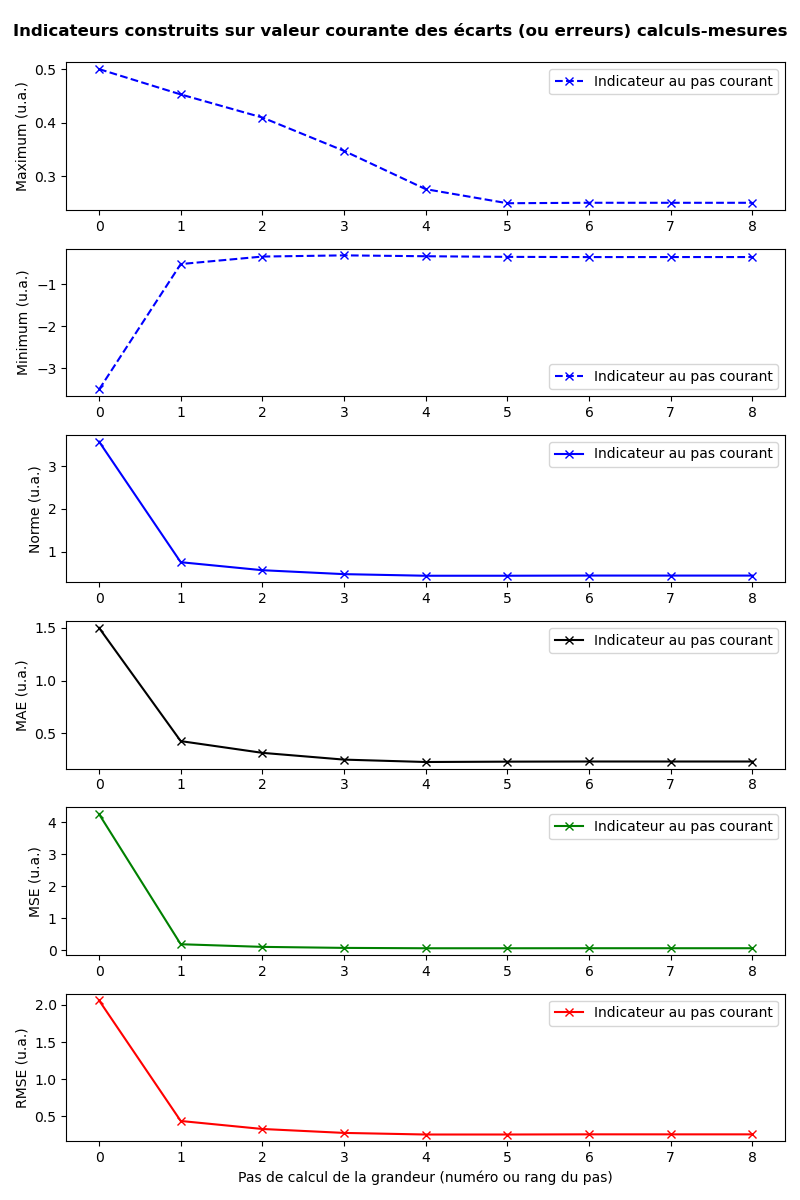

Recreate this plot in Python.
# -*- coding: utf-8 -*-
#
from matplotlib import pyplot as plt
from numpy import array, set_printoptions
from adao import adaoBuilder
set_printoptions(precision=4, floatmode="fixed")
#
#-------------------------------------------------------------------------------
#
case = adaoBuilder.New()
case.set( "AlgorithmParameters",
    Algorithm="3DVAR",
    Parameters = {
        "StoreSupplementaryCalculations":[
            "CostFunctionJ",
            "CurrentState",
            "InnovationAtCurrentState",
        ],
    }
)
case.set( "Background",          Vector=[0, 1, 2] )
case.set( "BackgroundError",     ScalarSparseMatrix=1.0 )
case.set( "Observation",         Vector=array([0.5, 1.5, 2.5]) )
case.set( "ObservationError",    DiagonalSparseMatrix="1 1 1" )
case.set( "ObservationOperator", Matrix="1 0 0;0 2 0;0 0 3" )
case.set( "Observer",
    Variable="CurrentState",
    Template="ValuePrinter",
    Info="  État courant :",
)
#
print("Affichage des valeurs de l'état courant, à chaque pas :")
case.execute()
print("")
#
#-------------------------------------------------------------------------------
#
print("Indicateurs sur les écarts (ou erreurs) calculs-mesures")
print("     (affichage des 3 premiers pas uniquement)")
print("")
CalculMeasureErrors = case.get("InnovationAtCurrentState")
#
print("===> Maximum de l'erreur entre calculs et mesures, à chaque pas :")
print("    ",array(
    CalculMeasureErrors.maxs()
    [0:3] ))
print("===> Minimum de l'erreur entre calculs et mesures, à chaque pas :")
print("    ",array(
    CalculMeasureErrors.mins()
    [0:3] ))
print("===> Norme de l'erreur entre calculs et mesures, à chaque pas :")
print("    ",array(
    CalculMeasureErrors.norms()
    [0:3] ))
print("===> Erreur absolue moyenne (MAE) entre calculs et mesures, à chaque pas :")
print("    ",array(
    CalculMeasureErrors.maes()
    [0:3] ))
print("===> Erreur quadratique moyenne (MSE) entre calculs et mesures, à chaque pas :")
print("    ",array(
    CalculMeasureErrors.mses()
    [0:3] ))
print("===> Racine de l'erreur quadratique moyenne (RMSE) entre calculs et mesures, à chaque pas :")
print("    ",array(
    CalculMeasureErrors.rmses()
    [0:3] ))
#
#-------------------------------------------------------------------------------
#
import matplotlib.pyplot as plt
plt.rcParams["figure.figsize"] = (8, 12)
#
plt.figure()
plt.suptitle("Indicateurs construits sur valeur courante des écarts (ou erreurs) calculs-mesures\n", fontweight="bold")
plt.subplot(611)
plt.plot(CalculMeasureErrors.maxs(), "bx--", label="Indicateur au pas courant")
plt.ylabel("Maximum (u.a.)")
plt.legend()
plt.subplot(612)
plt.plot(CalculMeasureErrors.mins(), "bx--", label="Indicateur au pas courant")
plt.ylabel("Minimum (u.a.)")
plt.legend()
plt.subplot(613)
plt.plot(CalculMeasureErrors.norms(), "bx-", label="Indicateur au pas courant")
plt.ylabel("Norme (u.a.)")
plt.legend()
plt.subplot(614)
plt.plot(CalculMeasureErrors.maes(), "kx-", label="Indicateur au pas courant")
plt.ylabel("MAE (u.a.)")
plt.legend()
plt.subplot(615)
plt.plot(CalculMeasureErrors.mses(), "gx-", label="Indicateur au pas courant")
plt.ylabel("MSE (u.a.)")
plt.legend()
plt.subplot(616)
plt.plot(CalculMeasureErrors.rmses(), "rx-", label="Indicateur au pas courant")
plt.ylabel("RMSE (u.a.)")
plt.legend()
plt.xlabel("Pas de calcul de la grandeur (numéro ou rang du pas)")
plt.tight_layout()
plt.savefig("tui_example_12.png")
